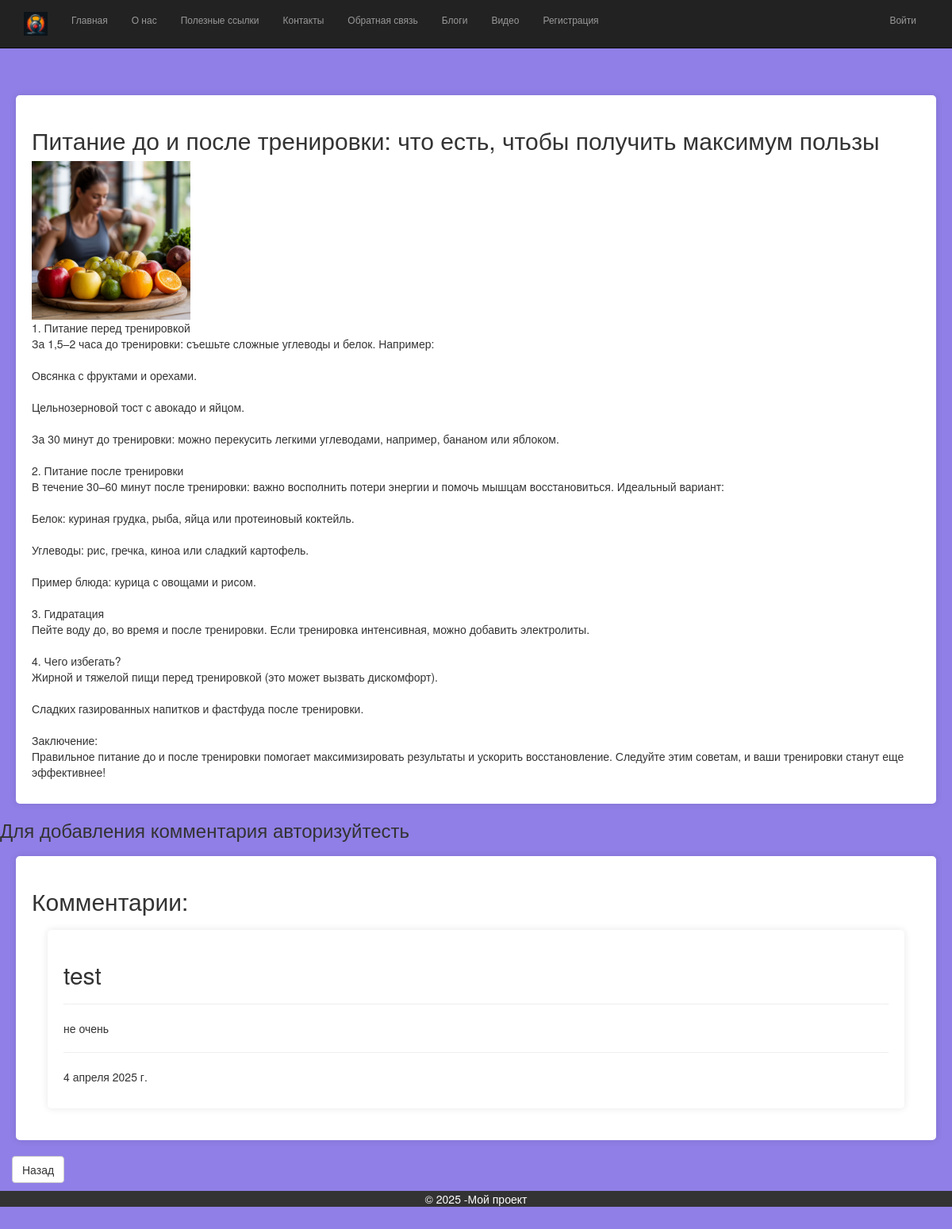
Screenshot of /blogpost/2/ with the database file from the repository.
### app/models.py (models this page shows, shortened)
class Blog(models.Model):
    title = models.CharField(max_length= 100, unique_for_date= "posted", verbose_name= "Заголовок")
    description = models.TextField(verbose_name="Краткое содержание")
    content = models.TextField(verbose_name= "Содержание")
    posted = models.DateTimeField(default=datetime.now(), db_index=True, verbose_name="Опубликована")
    author = models.ForeignKey(User, null=True, blank=True, on_delete=models.SET_NULL, verbose_name="Автор")
    image = models.FileField(default='temp.jpg', verbose_name= 'Путь к картинке')
    class Meta:
        db_table = "Posts"
        ordering = ["-posted"]
        verbose_name = "статья блога"
        verbose_name_plural = "статьи блога"

class Comment(models.Model):
    text = models.TextField(verbose_name="Текст комментария")
    date = models.DateField(default=datetime.now(), db_index=True, verbose_name="Дата комментария")
    author = models.ForeignKey(User, on_delete=models.CASCADE, verbose_name="Автор комментария")
    post = models.ForeignKey(Blog, on_delete= models.CASCADE, verbose_name="Статья комментария")
    class Meta:
        db_table = "Comment"
        ordering = ["-date"]
        verbose_name = "Комментарии к статье блога"
        verbose_name_plural = "Комментарии к статьям блога"

### app/views.py (the view)
# urls.py: path('blogpost/<int:parametr>/', views.blogpost, name='blogpost'),
def blogpost(request, parametr):
    assert isinstance(request, HttpRequest)
    post_1 = Blog.objects.get(id=parametr)
    comments = Comment.objects.filter(post = parametr)
    if request.method == "POST":
        form = CommentForm(request.POST)
        if form.is_valid():
            comment_f = form.save(commit=False)
            comment_f.author = request.user
            comment_f.date = datetime.now()
            comment_f.post = Blog.objects.get(id = parametr)
            comment_f.save()
            return redirect('blogpost', parametr = post_1.id)
    else:
        form = CommentForm()
    return render(
        request,
            'app/blogpost.html',
            {
                'post_1': post_1,
                'comments': comments,
                'form': form,
                'year':datetime.now().year,
            }
        )

### app/templates/app/blogpost.html
﻿{% extends "app/layout.html" %}
{% block content %}
<div class="content-block">
    <h2> {{post_1.title}} </h2>
    {% if post_1.image and post_1.image_url != '/media/temp.jpg' %}
    <img src="{{ post_1.image.url }}" alt="Картинка статьи блога" width="200"/>
    {% endif %}
    <p> {{post_1.content|linebreaksbr}} </p>
</div>
    {% if user.is_authenticated %}
    <h3 style="margin-left: 15px;">Добавить комментарий</h3>
    <form method="POST">
        {% csrf_token %}
        <div class="content-block">
            {{form.as_p}}
            <button type="submit" class="save btn btn-default">Отправить комментарий</button>
        </div>
    </form>
    {% else %}
    <h3>Для добавления комментария авторизуйтесть </h3>
    {% endif %}
    <form class="content-block">
        <h2>Комментарии:</h2>
        {% for comment in comments %}
        <div class="comment-block">
            <h2>{{comment.author}}</h2>
            <hr />
            <p>{{comment.text}}</p>
            <hr />
            <p>{{comment.date}}</p>
        </div>
        {% endfor %}
    </form>
<p style="margin-left:15px;"><a href="{% url 'blog' %} " class="btn btn-default">Назад</a></p>
{% endblock %}

### app/static/app/content/site.css (style rules this page uses)
body { padding-top: 80px; padding-bottom: 20px; background-color: #907fe6; }
.content-block { padding: 20px; margin: 20px; background: #fff; border-radius: 5px; box-shadow: 0 0 10px rgba(0, 0, 0, 0.1); transition: box-shadow 0.9s ease; }
.comment-block { padding: 20px; margin: 20px; background: #fff; border-color: black; border-width: 10px; border-radius: 5px; box-shadow: 0 0 10px rgba(0, 0, 0, 0.1); }

### rows the page displays
Blog: title "Питание до и после тренировки: что есть, чтобы получить максимум пользы", image (picture), content "1. Питание перед тренировкой За 1,5–2 часа до тренировки: съешьте сложные углеводы и белок. Например: Овсянка с фруктами и орехами. Цельнозерновой тост с авокадо и яйцом. За 30 минут до тренировки: можно перекусить легкими углеводами, например, бананом или яблоком. 2. Питание после тренировки В течение 30–60 минут после тренировки: важно восполнить потери энергии и помочь мышцам восстановиться. Идеальный вариант: Белок: куриная грудка, рыба, яйца или протеиновый коктейль. Углеводы: рис, гречка, киноа или сладкий картофель. Пример блюда: курица с овощами и рисом. 3. Гидратация Пейте воду до, во время и после тренировки. Если тренировка интенсивная, можно добавить электролиты. 4. Чего…"
Comment: author "test", text "не очень", date "4 апреля 2025 г."
